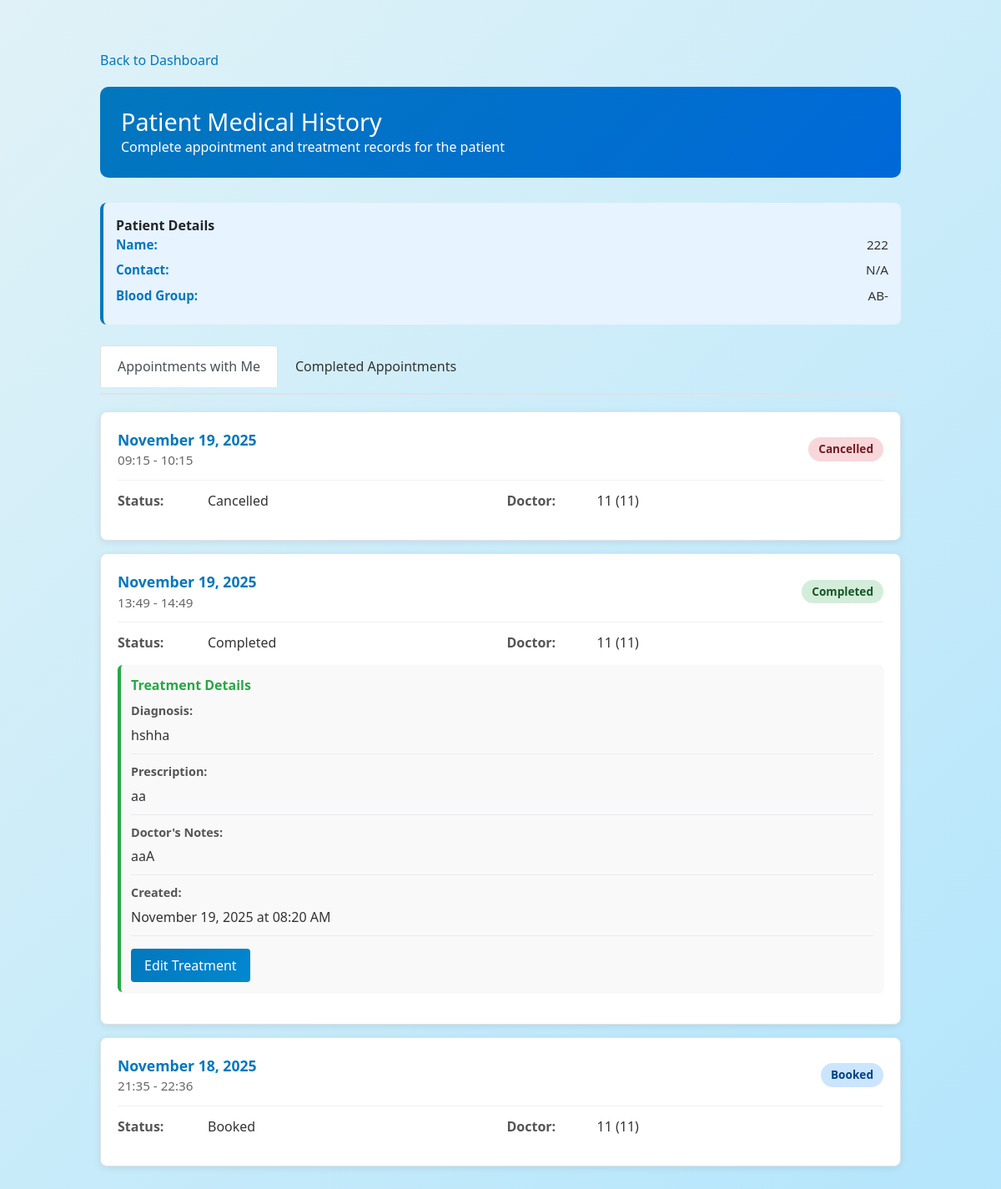
The app's page /view_patient_history/1 (signed in) with its own data.
### application/models.py (models this page shows, shortened)
class Patient(db.Model, UserMixin):
    __tablename__ = 'patients'
    id = db.Column(db.Integer, primary_key=True)
    username = db.Column(db.String(80), unique=True, nullable=False)
    passwordp = db.Column(db.String(255), nullable=False)
    name = db.Column(db.String(100), nullable=False)
    date_of_birth = db.Column(db.Date)
    gender = db.Column(db.String(10))
    blood_group = db.Column(db.String(5))
    contact = db.Column(db.String(15))  # Contact field added
    patient_id = db.Column(db.Integer, db.ForeignKey('users.id'), nullable=False, unique=True)
    is_blacklisted = db.Column(db.Boolean, default=False)
    appointments = db.relationship('Appointment', backref='patient', lazy=True)

class Appointment(db.Model):
    __tablename__ = 'appointments'
    id = db.Column(db.Integer, primary_key=True)
    patient_id = db.Column(db.Integer, db.ForeignKey('patients.id'), nullable=True)  # Nullable for availability slots
    doctor_id = db.Column(db.Integer, db.ForeignKey('doctors.id'), nullable=False)
    name = db.Column(db.String(100), nullable=False)  # Patient name or 'Available' for slots
    date = db.Column(db.Date, nullable=False)
    st_time = db.Column(db.Time, nullable=False)
    en_time = db.Column(db.Time, nullable=False)
    status = db.Column(db.String(20), default='Booked')  # Booked, Completed, Cancelled, Available
    treatment = db.relationship('Treatment', backref='appointment', uselist=False, cascade='all, delete-orphan')

class Doctor(db.Model, UserMixin):
    __tablename__ = 'doctors'
    id = db.Column(db.Integer, primary_key=True)
    username = db.Column(db.String(80), unique=True, nullable=False)
    passwordd = db.Column(db.String(255), nullable=False)
    name = db.Column(db.String(100), nullable=False)
    email = db.Column(db.String(120), unique=True, nullable=False)
    contact = db.Column(db.String(15))
    specialization = db.Column(db.String(100), nullable=False)
    department_id = db.Column(db.Integer, db.ForeignKey('departments.id'), nullable=False)
    qualifications = db.Column(db.Text)
    is_blacklisted = db.Column(db.Boolean, default=False)
    doctor_id = db.Column(db.Integer, db.ForeignKey('users.id'), nullable=False, unique=True)
    appointments = db.relationship('Appointment', backref='doctor', lazy=True)

class Treatment(db.Model):
    __tablename__ = 'treatments'
    id = db.Column(db.Integer, primary_key=True)
    appointment_id = db.Column(db.Integer, db.ForeignKey('appointments.id'), nullable=False, unique=True)
    diagnosis = db.Column(db.Text, nullable=False)
    prescription = db.Column(db.Text)
    notes = db.Column(db.Text)
    created_at = db.Column(db.DateTime, default=datetime.utcnow)

### application/routes.py (the view)
@app.route('/view_patient_history/<int:patient_id>')
@login_required
def view_patient_history(patient_id):
    if current_user.user_role != 1:
        abort(403)
    doctor = Doctor.query.filter_by(doctor_id=current_user.id).first()
    patient = Patient.query.get_or_404(patient_id)
    appointments = Appointment.query.filter(
        Appointment.patient_id == patient_id,
        Appointment.doctor_id == doctor.id,
        Appointment.status != 'Available'
    ).order_by(Appointment.date.desc()).all()
    all_appointments = Appointment.query.filter(
        Appointment.patient_id == patient_id,
        Appointment.status == 'Completed'
    ).order_by(Appointment.date.desc()).all()
    return render_template('view_patient_history.html',
                         patient=patient,
                         appointments=appointments,
                         all_appointments=all_appointments,
                         doctor=doctor)

### templates/view_patient_history.html (shortened to what this page needs)
<!DOCTYPE html>
<html lang="en">
<head>
    <link href="https://cdn.jsdelivr.net/npm/bootstrap@5.1.3/dist/css/bootstrap.min.css" rel="stylesheet">
    <link rel="stylesheet" href="{{ url_for('static', filename='style.css') }}">
</head>
<body class="bg-light">
    <div class="history-container">
        <a href="{{ url_for('doctor_dashboard') }}" class="back-link"> Back to Dashboard</a>
        <div class="header-section">
            <h1> Patient Medical History</h1>
            <p class="mb-0">Complete appointment and treatment records for the patient</p>
        </div>
        <div class="patient-info">
            <strong> Patient Details</strong>
            <div class="patient-info-row">
                <span class="info-label">Name:</span>
                <span class="info-value">{{ patient.name }}</span>
            </div>
            <div class="patient-info-row">
                <span class="info-label">Contact:</span>
                <span class="info-value">{{ patient.contact or 'N/A' }}</span>
            </div>
            <div class="patient-info-row">
                <span class="info-label">Blood Group:</span>
                <span class="info-value">{{ patient.blood_group or 'N/A' }}</span>
            </div>
        </div>
        <div class="tab-section">
            <ul class="nav nav-tabs" id="historyTabs">
                <li class="nav-item">
                    <a class="nav-link active" id="appointments-tab" data-bs-toggle="tab" href="#appointments-content">
                         Appointments with Me
                    </a>
                </li>
                <li class="nav-item">
                    <a class="nav-link" id="completed-tab" data-bs-toggle="tab" href="#completed-content">
                         Completed Appointments
                    </a>
                </li>
            </ul>
            <div class="tab-content" id="historyTabsContent" style="margin-top: 20px;">
                <div class="tab-pane fade show active" id="appointments-content">
                    {% if appointments %}
                        {% for appointment in appointments %}
                            <div class="appointment-card">
                                <div class="appointment-header">
                                    <div>
                                        <div class="appointment-date"> {{ appointment.date.strftime('%B %d, %Y') }}</div>
                                        <div class="appointment-time"> {{ appointment.st_time.strftime('%H:%M') }} - {{ appointment.en_time.strftime('%H:%M') }}</div>
                                    </div>
                                    <span class="appointment-status {% if appointment.status == 'Completed' %}status-completed{% elif appointment.status == 'Cancelled' %}status-cancelled{% else %}status-booked{% endif %}">
                                        {{ appointment.status }}
                                    </span>
                                </div>
                                <div class="appointment-details">
                                    <div class="detail-item">
                                        <span class="detail-label">Status:</span>
                                        <span class="detail-value">{{ appointment.status }}</span>
                                    </div>
                                    <div class="detail-item">
                                        <span class="detail-label">Doctor:</span>
                                        <span class="detail-value">{{ appointment.doctor.name }} ({{ appointment.doctor.specialization }})</span>
                                    </div>
                                </div>
                                {% if appointment.treatment %}
                                    <div class="treatment-section">
                                        <div class="treatment-title">Treatment Details</div>
                                        {% if appointment.treatment.diagnosis %}
                                            <div class="treatment-item">
                                                <div class="treatment-label">Diagnosis:</div>
                                                <div class="treatment-content">{{ appointment.treatment.diagnosis }}</div>
                                            </div>
                                        {% endif %}
                                        {% if appointment.treatment.prescription %}
                                            <div class="treatment-item">
                                                <div class="treatment-label">Prescription:</div>
                                                <div class="treatment-content">{{ appointment.treatment.prescription }}</div>
                                            </div>
                                        {% endif %}
                                        {% if appointment.treatment.notes %}
                                            <div class="treatment-item">
                                                <div class="treatment-label">Doctor's Notes:</div>
                                                <div class="treatment-content">{{ appointment.treatment.notes }}</div>
                                            </div>
                                        {% endif %}
                                        {% if appointment.treatment.created_at %}
                                            <div class="treatment-item">
                                                <div class="treatment-label">Created:</div>
                                                <div class="treatment-content">{{ appointment.treatment.created_at.strftime('%B %d, %Y at %I:%M %p') }}</div>
                                            </div>
                                        {% endif %}
                                        <div style="margin-top: 15px; display: flex; gap: 10px;">
                                            <a href="{{ url_for('doctor_treatment', appointment_id=appointment.id) }}" class="btn btn-primary" style="padding: 8px 16px; background: linear-gradient(135deg, #0277bd 0%, #0288d1 100%); color: white; text-decoration: none; border-radius: 4px; display: inline-block;">Edit Treatment</a>
                                        </div>
                                    </div>
                                {% endif %}
                            </div>
                        {% endfor %}
                    {% else %}
                        <div class="empty-state">
                            <div class="empty-state-icon"></div>
                            <p>No appointments found with this patient.</p>
                        </div>
                    {% endif %}
                </div>
            </div>
        </div>
    </div>
</body>
</html>

### static/style.css (style rules this page uses)
* { margin: 0; padding: 0; box-sizing: border-box; }
body { font-family: 'Segoe UI', Tahoma, Geneva, Verdana, sans-serif; background: linear-gradient(135deg, #e0f2f7 0%, #b3e5fc 100%); margin: 0; padding: 0; min-height: 100vh; }
button, .btn { padding: 10px 20px; border-radius: 4px; border: none; font-size: 16px; cursor: pointer; text-decoration: none; display: inline-block; transition: 0.3s; font-weight: normal; }
button[type="submit"], .btn-primary { width: 100%; background: linear-gradient(135deg, #0277bd 0%, #0288d1 100%); color: #fff; }
.btn { width: auto; padding: 8px 16px; background: linear-gradient(135deg, #0277bd 0%, #0288d1 100%); color: white; }
.status-completed { color: #5cb85c; font-weight: bold; }
.status-cancelled { color: #d9534f; font-weight: bold; }
ul { list-style: none; padding: 0; }
li { margin-bottom: 8px; }
.treatment-section { margin-bottom: 18px; padding: 12px; background: white; border-left: 4px solid #0277bd; border-radius: 4px; box-shadow: 0 1px 3px rgba(0, 0, 0, 0.05); }
.treatment-label { display: block; font-weight: bold; color: #01579b; margin-bottom: 6px; font-size: 0.95rem; }

### templates/view_patient_history.html (style rules this page uses)
.history-container { max-width: 1000px; margin: 40px auto; padding: 20px; }
.header-section { background: linear-gradient(135deg, #0277bd 0%, #0069d9 100%); color: white; padding: 25px; border-radius: 10px; margin-bottom: 30px; }
.header-section h1 { margin: 0; font-size: 1.8rem; }
.patient-info { background: #e7f3ff; padding: 15px; border-radius: 8px; border-left: 4px solid #0277bd; margin-bottom: 25px; }
.patient-info-row { display: flex; justify-content: space-between; margin-bottom: 8px; font-size: 0.95rem; }
.info-label { font-weight: 600; color: #0277bd; }
.info-value { color: #333; }
.tab-section { margin-bottom: 30px; }
.nav-tabs { border-bottom: 2px solid #dee2e6; }
.nav-link { color: #333; font-weight: 500; border: none; border-bottom: 3px solid transparent; padding: 12px 20px; cursor: pointer; transition: all 0.3s ease; }
.nav-link.active { color: #0277bd; border-bottom-color: #0277bd; background: none; }
.appointment-card { background: white; border: 1px solid #dee2e6; border-radius: 8px; padding: 20px; margin-bottom: 15px; box-shadow: 0 2px 8px rgba(0,0,0,0.08); transition: all 0.3s ease; }
.appointment-header { display: flex; justify-content: space-between; align-items: center; margin-bottom: 12px; padding-bottom: 12px; border-bottom: 1px solid #f0f0f0; }
.appointment-date { font-weight: 600; color: #0277bd; font-size: 1.1rem; }
.appointment-time { color: #666; font-size: 0.95rem; }
.appointment-status { display: inline-block; padding: 4px 12px; border-radius: 20px; font-size: 0.85rem; font-weight: 600; }
.status-booked { background: #cce5ff; color: #004085; }
.status-completed { background: #d4edda; color: #155724; }
.status-cancelled { background: #f8d7da; color: #721c24; }
.appointment-details { display: grid; grid-template-columns: 1fr 1fr; gap: 15px; margin-bottom: 15px; }
.detail-item { display: flex; align-items: center; gap: 8px; }
.detail-label { font-weight: 600; color: #555; min-width: 100px; }
.detail-value { color: #333; }
.treatment-section { background: #f9f9f9; padding: 12px; border-radius: 6px; margin-top: 12px; border-left: 4px solid #28a745; }
.treatment-title { font-weight: 600; color: #28a745; margin-bottom: 8px; }
.treatment-item { margin-bottom: 10px; padding-bottom: 10px; border-bottom: 1px solid #e9ecef; }
.treatment-label { font-weight: 600; color: #555; font-size: 0.9rem; }
.treatment-content { color: #333; margin-top: 4px; line-height: 1.5; }
.back-link { display: inline-block; margin-bottom: 20px; color: #0277bd; text-decoration: none; font-weight: 500; }

### records on screen
Patient: name "222", contact "N/A", blood_group "AB-"
Appointment: date "November 19, 2025", st_time "09:15", en_time "10:15", status "Cancelled", doctor.name "11", doctor.specialization "11"
Appointment: date "November 19, 2025", st_time "13:49", en_time "14:49", status "Completed", doctor.name "11", doctor.specialization "11", treatment.diagnosis "hshha", treatment.prescription "aa", treatment.notes "aaA", treatment.created_at "November 19, 2025 at 08:20 AM"
Appointment: date "November 18, 2025", st_time "21:35", en_time "22:36", status "Booked", doctor.name "11", doctor.specialization "11"
